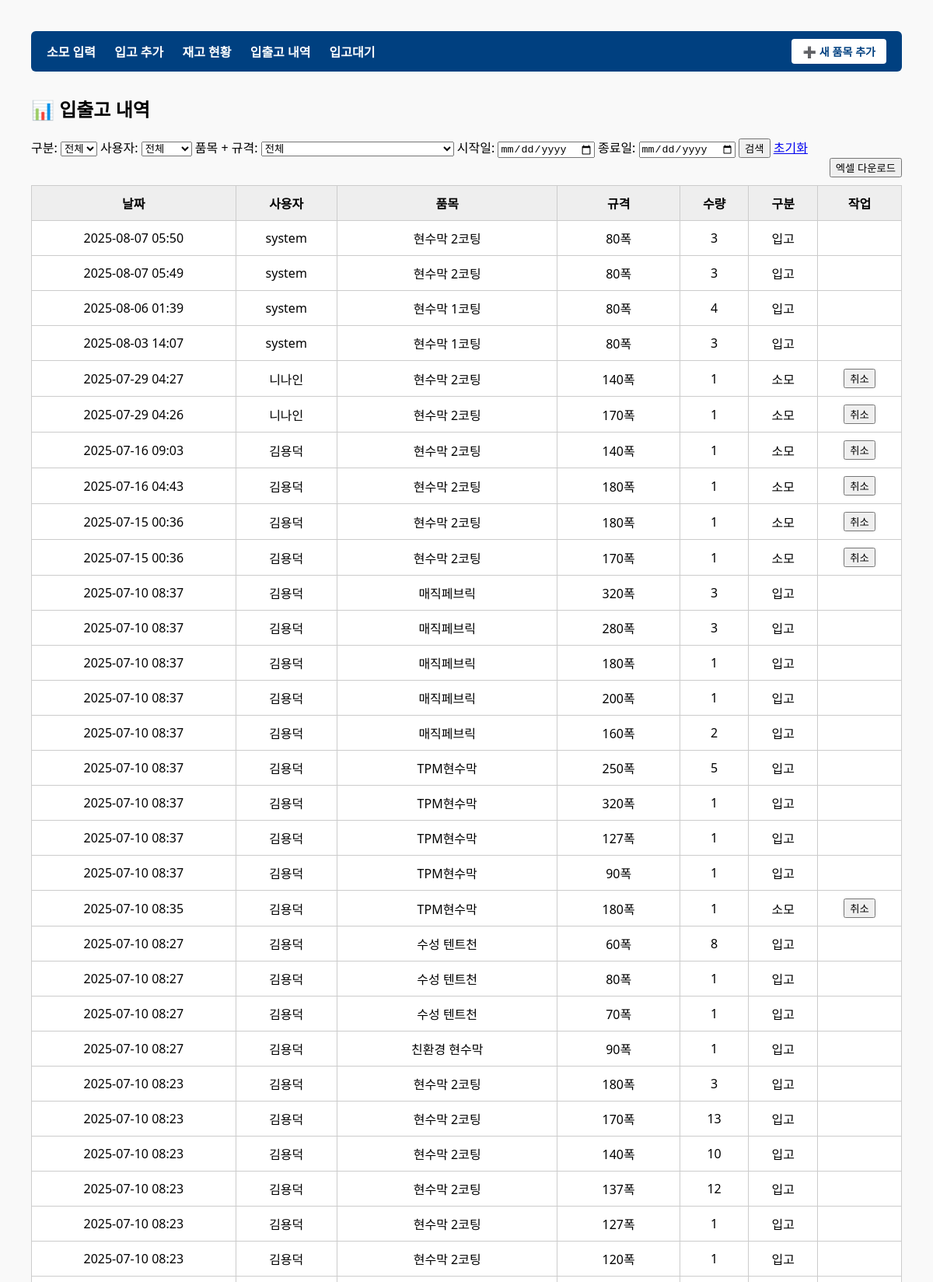
The page /history/ (upper part) on the database its author committed.
### inventory/models.py (models this page shows, shortened)
class InventoryLog(models.Model):
    LOG_TYPE = (
        ('IN', '입고'),
        ('OUT', '소모'),
    )
    user = models.ForeignKey(InventoryUser, verbose_name="담당자", on_delete=models.SET_NULL, null=True, blank=True)
    variant = models.ForeignKey(ProductVariant, verbose_name="품목 규격", on_delete=models.CASCADE)
    quantity = models.PositiveIntegerField("수량")
    type = models.CharField("입출고 구분", max_length=3, choices=LOG_TYPE)
    timestamp = models.DateTimeField("일시", default=timezone.now)
    reason = models.CharField("사유", max_length=200, blank=True, null=True)
    class Meta:
        ordering = ['-timestamp']
        verbose_name = "입출고 기록"
        verbose_name_plural = "입출고 기록"

class InventoryUser(models.Model):
    name = models.CharField("이름", max_length=100)
    class Meta:
        verbose_name = "사용자"
        verbose_name_plural = "사용자"

class ProductVariant(models.Model):
    item = models.ForeignKey(Item, verbose_name="품목", on_delete=models.CASCADE)
    spec = models.ForeignKey(Spec, verbose_name="규격", on_delete=models.CASCADE)
    code = models.CharField("품목 코드", max_length=20, unique=True, null=True, blank=True)
    current_quantity = models.PositiveIntegerField("현재 재고", default=0)
    min_quantity = models.PositiveIntegerField("안전 재고", default=0, help_text="재고 부족 경고 기준 수량")
    unit_price = models.PositiveIntegerField("단가", default=0, help_text="이 품목+규격의 단가(원)")
    class Meta:
        unique_together = ('item', 'spec')
        ordering = ['item__name', 'spec__label']
        verbose_name = "품목 규격"
        verbose_name_plural = "품목 규격"

class Item(models.Model):
    name = models.CharField("품목명", max_length=100)
    category = models.ForeignKey(UsageCategory, verbose_name="사용처", on_delete=models.SET_NULL, null=True, blank=True)
    description = models.TextField(blank=True, null=True)
    class Meta:
        verbose_name = "품목"
        verbose_name_plural = "품목"

class Spec(models.Model):
    label = models.CharField("규격 라벨", max_length=100)
    class Meta:
        verbose_name = "규격"
        verbose_name_plural = "규격"

### inventory/views.py (the view)
# urls.py: path('history/', inventory_history, name='inventory_history'),
def inventory_history(request):
    filter_type = request.GET.get('type')
    user_id = request.GET.get('user')
    variant_id = request.GET.get('variant')
    start_date = request.GET.get('start_date')
    end_date = request.GET.get('end_date')
    logs = InventoryLog.objects.select_related('user', 'variant', 'variant__item', 'variant__spec').order_by('-timestamp')
    if filter_type in ['IN', 'OUT']:
        logs = logs.filter(type=filter_type)
    if user_id:
        logs = logs.filter(user__id=user_id)
    if variant_id:
        logs = logs.filter(variant__id=variant_id)
    if start_date:
        logs = logs.filter(timestamp__date__gte=start_date)
    if end_date:
        logs = logs.filter(timestamp__date__lte=end_date)
    paginator = Paginator(logs, 50)
    page_number = request.GET.get('page')
    page_obj = paginator.get_page(page_number)
    return render(request, 'inventory/inventory_history.html', {
        'logs': page_obj,
        'filter_type': filter_type,
        'page_obj': page_obj,
        'users': InventoryUser.objects.all(),
        'selected_user': user_id,
        'selected_variant': variant_id,
        'variants': ProductVariant.objects.select_related('item', 'spec'),
        'start_date': start_date,
        'end_date': end_date,
    })

### inventory/context_processors.py (called while the page is built)
def common_categories(request):
    return {
        'categories': UsageCategory.objects.all()
    }

### inventory/templates/inventory/inventory_history.html (shortened to what this page needs)
{% extends 'inventory/base.html' %}
{% block content %}
<h2>📊 입출고 내역</h2>
<form method="get" class="filter-form">
  <label>구분:
    <select name="type">
      <option value="">전체</option>
    </select>
  </label>
  <label>사용자:
    <select name="user">
      <option value="">전체</option>
    </select>
  </label>
  <label>품목 + 규격:
    <select name="variant">
      <option value="">전체</option>
    </select>
  </label>
  <label>시작일:
    <input type="date" name="start_date" value="{{ start_date }}">
  </label>
  <label>종료일:
    <input type="date" name="end_date" value="{{ end_date }}">
  </label>
  <button type="submit">검색</button>
  <a href="{% url 'inventory_history' %}">초기화</a>
</form>
<div style="text-align: right; margin-bottom: 10px;">
  <form method="get" action="{% url 'export_inventory_log' %}">
    <button type="submit" class="btn btn-success">엑셀 다운로드</button>
  </form>
</div>
<table class="styled-table">
  <thead>
    <tr>
      <th>날짜</th>
      <th>사용자</th>
      <th>품목</th>
      <th>규격</th>
      <th>수량</th>
      <th>구분</th>
      <th>작업</th>
    </tr>
  </thead>
  <tbody>
    {% for log in logs %}
    <tr>
      <td>{{ log.timestamp|date:"Y-m-d H:i" }}</td>
      <td>{{ log.user.name }}</td>
      <td>{{ log.variant.item.name }}</td>
      <td>{{ log.variant.spec.label }}</td>
      <td>{{ log.quantity }}</td>
      <td>{{ log.get_type_display }}</td>
      <td>
        {% if log.type == 'OUT' %}
        <button type="button" class="btn btn-sm btn-warning" onclick="openCancelModal('{{ log.id }}')">취소</button>
        {% endif %}
      </td>
    </tr>
    {% empty %}
    <tr><td colspan="7">데이터가 없습니다.</td></tr>
    {% endfor %}
  </tbody>
</table>
{% endblock %}

### inventory/static/css/style.css (style rules this page uses)
body { font-family: 'Segoe UI', sans-serif; margin: 40px; background-color: #f9f9f9; }
h2 { font-size: 24px; margin-bottom: 20px; }
table { width: 100%; border-collapse: collapse; background-color: white; }
th, td { border: 1px solid #ccc; padding: 10px; text-align: center; }
th { background-color: #eee; }

### rows shown on the page
InventoryLog: timestamp "2025-08-07 05:50", user.name "system", variant.item.name "현수막 2코팅", variant.spec.label "80폭", quantity "3", type "입고"
InventoryLog: timestamp "2025-08-07 05:49", user.name "system", variant.item.name "현수막 2코팅", variant.spec.label "80폭", quantity "3", type "입고"
InventoryLog: timestamp "2025-08-06 01:39", user.name "system", variant.item.name "현수막 1코팅", variant.spec.label "80폭", quantity "4", type "입고"
InventoryLog: timestamp "2025-08-03 14:07", user.name "system", variant.item.name "현수막 1코팅", variant.spec.label "80폭", quantity "3", type "입고"
InventoryLog: timestamp "2025-07-29 04:27", user.name "니나인", variant.item.name "현수막 2코팅", variant.spec.label "140폭", quantity "1", type "소모"
InventoryLog: timestamp "2025-07-29 04:26", user.name "니나인", variant.item.name "현수막 2코팅", variant.spec.label "170폭", quantity "1", type "소모"
InventoryLog: timestamp "2025-07-16 09:03", user.name "김용덕", variant.item.name "현수막 2코팅", variant.spec.label "140폭", quantity "1", type "소모"
InventoryLog: timestamp "2025-07-16 04:43", user.name "김용덕", variant.item.name "현수막 2코팅", variant.spec.label "180폭", quantity "1", type "소모"
InventoryLog: timestamp "2025-07-15 00:36", user.name "김용덕", variant.item.name "현수막 2코팅", variant.spec.label "180폭", quantity "1", type "소모"
InventoryLog: timestamp "2025-07-15 00:36", user.name "김용덕", variant.item.name "현수막 2코팅", variant.spec.label "170폭", quantity "1", type "소모"
InventoryLog: timestamp "2025-07-10 08:37", user.name "김용덕", variant.item.name "매직페브릭", variant.spec.label "320폭", quantity "3", type "입고"
InventoryLog: timestamp "2025-07-10 08:37", user.name "김용덕", variant.item.name "매직페브릭", variant.spec.label "280폭", quantity "3", type "입고"
InventoryLog: timestamp "2025-07-10 08:37", user.name "김용덕", variant.item.name "매직페브릭", variant.spec.label "180폭", quantity "1", type "입고"
InventoryLog: timestamp "2025-07-10 08:37", user.name "김용덕", variant.item.name "매직페브릭", variant.spec.label "200폭", quantity "1", type "입고"
InventoryLog: timestamp "2025-07-10 08:37", user.name "김용덕", variant.item.name "매직페브릭", variant.spec.label "160폭", quantity "2", type "입고"
InventoryLog: timestamp "2025-07-10 08:37", user.name "김용덕", variant.item.name "TPM현수막", variant.spec.label "250폭", quantity "5", type "입고"
InventoryLog: timestamp "2025-07-10 08:37", user.name "김용덕", variant.item.name "TPM현수막", variant.spec.label "320폭", quantity "1", type "입고"
InventoryLog: timestamp "2025-07-10 08:37", user.name "김용덕", variant.item.name "TPM현수막", variant.spec.label "127폭", quantity "1", type "입고"
InventoryLog: timestamp "2025-07-10 08:37", user.name "김용덕", variant.item.name "TPM현수막", variant.spec.label "90폭", quantity "1", type "입고"
InventoryLog: timestamp "2025-07-10 08:35", user.name "김용덕", variant.item.name "TPM현수막", variant.spec.label "180폭", quantity "1", type "소모"
InventoryLog: timestamp "2025-07-10 08:27", user.name "김용덕", variant.item.name "수성 텐트천", variant.spec.label "60폭", quantity "8", type "입고"
InventoryLog: timestamp "2025-07-10 08:27", user.name "김용덕", variant.item.name "수성 텐트천", variant.spec.label "80폭", quantity "1", type "입고"
InventoryLog: timestamp "2025-07-10 08:27", user.name "김용덕", variant.item.name "수성 텐트천", variant.spec.label "70폭", quantity "1", type "입고"
InventoryLog: timestamp "2025-07-10 08:27", user.name "김용덕", variant.item.name "친환경 현수막", variant.spec.label "90폭", quantity "1", type "입고"
InventoryLog: timestamp "2025-07-10 08:23", user.name "김용덕", variant.item.name "현수막 2코팅", variant.spec.label "180폭", quantity "3", type "입고"
InventoryLog: timestamp "2025-07-10 08:23", user.name "김용덕", variant.item.name "현수막 2코팅", variant.spec.label "170폭", quantity "13", type "입고"
InventoryLog: timestamp "2025-07-10 08:23", user.name "김용덕", variant.item.name "현수막 2코팅", variant.spec.label "140폭", quantity "10", type "입고"
InventoryLog: timestamp "2025-07-10 08:23", user.name "김용덕", variant.item.name "현수막 2코팅", variant.spec.label "137폭", quantity "12", type "입고"
InventoryLog: timestamp "2025-07-10 08:23", user.name "김용덕", variant.item.name "현수막 2코팅", variant.spec.label "127폭", quantity "1", type "입고"
InventoryLog: timestamp "2025-07-10 08:23", user.name "김용덕", variant.item.name "현수막 2코팅", variant.spec.label "120폭", quantity "1", type "입고"
